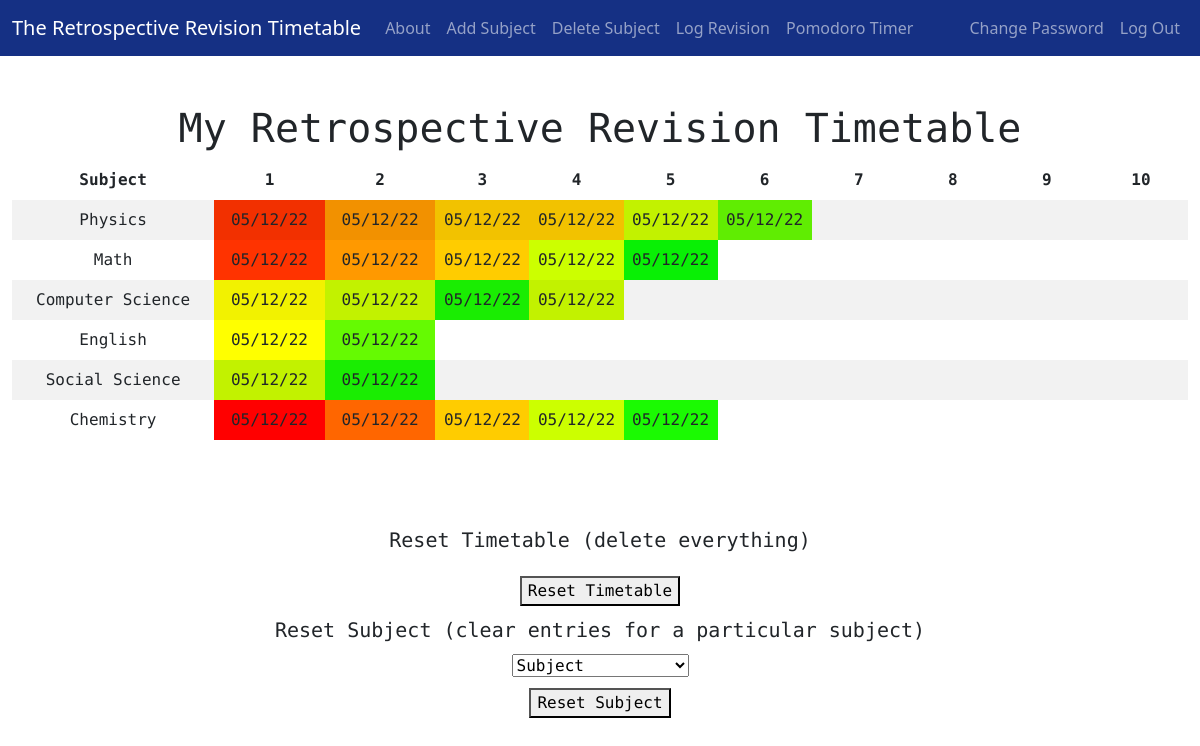
The page / (signed in) on the database its author committed.
### tables this page shows
CREATE TABLE subjects (
user_id INTEGER NOT NULL,
subject TEXT NOT NULL,
revision_1 DATE,
revision_2 DATE,
revision_3 DATE,
revision_4 DATE,
revision_5 DATE,
revision_6 DATE,
revision_7 DATE,
revision_8 DATE,
revision_9 DATE,
revision_10 DATE,
start_date DATE NOT NULL
, proficiency_1 INTEGER DEFAULT 0, revision_num INTEGER DEFAULT 0, proficiency_2 INTEGER DEFAULT 0, proficiency_3 INTEGER DEFAULT 0, proficiency_4 INTEGER DEFAULT 0, proficiency_5 INTEGER DEFAULT 0, proficiency_6 INTEGER DEFAULT 0, proficiency_7 INTEGER DEFAULT 0, proficiency_8 INTEGER DEFAULT 0, proficiency_9 INTEGER DEFAULT 0, proficiency_10 INTEGER DEFAULT 0);

### app.py (the view)
@app.route("/")
@login_required
def index():
    user = session.get("user_id")
    subjects = db.execute("SELECT * FROM subjects WHERE user_id = ?", user)
    for subject in subjects:
        for i in range(10):
            level = int(subject[f"proficiency_{i + 1}"])
            color = ""
            if level == 1:
                color = "#FF0000"
            elif level == 2:
                color = "#FF3300"
            elif level == 3:
                color = "#ff6600"
            elif level == 4:
                color = "#ff9900"
            elif level == 5:
                color = "#FFCC00"
            elif level == 6:
                color = "#FFFF00"
            elif level == 7:
                color = "#ccff00"
            elif level == 8:
                color = "#65fa02"
            elif level == 9:
                color = "#1bfa02"
            elif level == 10:
                color = "#09f005"
            else:
                color = "white"
            subject[f'color_{i + 1}'] = color
    return render_template("index.html", subjects=subjects)

### app.py (called while the page is built)
@app.after_request
def after_request(response):
    response.headers["Cache-Control"] = "no-cache, no-store, must-revalidate"
    response.headers["Expires"] = 0
    response.headers["Pragma"] = "no-cache"
    return response

### helpers.py (called while the page is built)
def login_required(f):
    @wraps(f)
    def decorated_function(*args, **kwargs):
        if session.get("user_id") is None:
            return redirect("/login")
        return f(*args, **kwargs)
    return decorated_function

### templates/index.html (shortened to what this page needs)
{% extends "layout.html" %}
{% block main %}
    <h1>My Retrospective Revision Timetable</h1>
    <div class="table-responsive-xl">
        <table class="table table-striped table-borderless">
            <thead>
                    <th>Subject</th>
                    {% for i in range(10) %}
                        <th>{{ i + 1 }}</th>
                    {% endfor %}
            </thead>
            <tbody>
                {% for subject in subjects %}
                    <tr>
                        <td>{{ subject['subject'] }}</td>
                        {% for i in range(10) %}
                            {% with revision = "revision_" ~ (i + 1) %}
                            {% with color = "color_" ~ (i + 1) %}
                            {% with date = subject[revision] %}
                            {% if date != None %}
                                <td style='background-color: {{ subject[color] }};'>{{ date }}</td>
                            {% else %}
                                <td width="8%" ></td>
                            {% endif %}
                            {% endwith %}
                            {% endwith %}
                            {% endwith %}
                        {% endfor %}
                    </tr>
                {% endfor %}
            </tbody>
        </table>
    </div>
    <br>
    <br>
    <br>
    <form action="/reset" method="post">
        <h5 class="reset-text">Reset Timetable (delete everything)</h5>
        <br>
        <button class="reset-btn" type="submit">Reset Timetable</button>
    </form>
    <form action="/resetsubj" method="post">
        <h5 class="reset-text">Reset Subject (clear entries for a particular subject)</h5>
        <select class="reset-select" name="resetSubject">
            <option value="_" selected disabled>Subject</option>
        </select>
        <br>
        <button class="reset-btn" type="submit">Reset Subject</button>
    </form>
{% endblock %}

### templates/layout.html (shortened to what this page needs)
<!DOCTYPE html>
<html lang="en">
    <head>
        <link href="https://cdn.jsdelivr.net/npm/bootstrap@5.2.3/dist/css/bootstrap.min.css" rel="stylesheet">
        <link href="/static/styles.css" rel="stylesheet">
    </head>
    <body>
        <nav class="navbar navbar-expand-lg navbar-light sticky-top navigation navbar-dark navigation-font"
        style="background-color: #153084;">
            <div class="container-fluid">
                <a class="navbar-brand" href="/">The Retrospective Revision Timetable</a>
                <div class="collapse navbar-collapse" id="navbar">
                    {% if session["user_id"] %}
                        <div class="navbar-nav me-auto">
                            <a class="nav-link" href="/about">About</a>
                            <a class="nav-link" href="/add">Add Subject</a>
                            <a class="nav-link" href="/delete">Delete Subject</a>
                            <a class="nav-link" href="/log">Log Revision</a>
                            <a class="nav-link" href="/timer">Pomodoro Timer</a>
                        </div>
                        <div class="navbar-nav ms-auto">
                            <a class="nav-link" href="/changepwd">Change Password</a>
                            <a class="nav-link" href="/logout">Log Out</a>
                        </div>
                    {% else %}
                        <div class="navbar-nav ms-auto mt-2">
                           <a class="nav-link" href="/register">Register</a>
                            <a class="nav-link" href="/login">Log In</a>
                        </div>
                    {% endif %}
                </div>
            </div>
        </nav>
        <main class="container-fluid py-5 text-center content">
            {% block main %}{% endblock %}
        </main>
    </body>
</html>

### static/styles.css (style rules this page uses)
html, body { margin: 0px; padding: 0px; min-height: 100%; height: 100%; }
.content { font-family: 'Roboto Mono', monospace; min-height: 100%; margin-bottom: -3%; }
.reset-btn { margin: 0; margin-bottom: 1%; }
.reset-select { margin: 1% 0; }
.reset-text { margin: 0; }

### rows shown on the page
subjects: subject "Physics", revision_1 "05/12/22" "05/12/22" "05/12/22" "05/12/22" "05/12/22" "05/12/22"
subjects: subject "Math", revision_1 "05/12/22" "05/12/22" "05/12/22" "05/12/22" "05/12/22"
subjects: subject "Computer Science", revision_1 "05/12/22" "05/12/22" "05/12/22" "05/12/22"
subjects: subject "English", revision_1 "05/12/22" "05/12/22"
subjects: subject "Social Science", revision_1 "05/12/22" "05/12/22"
subjects: subject "Chemistry", revision_1 "05/12/22" "05/12/22" "05/12/22" "05/12/22" "05/12/22"

### other values the page prints
{{ i + 1 }} "1" "2" "3" "4" "5" "6" "7" "8" "9" "10"
